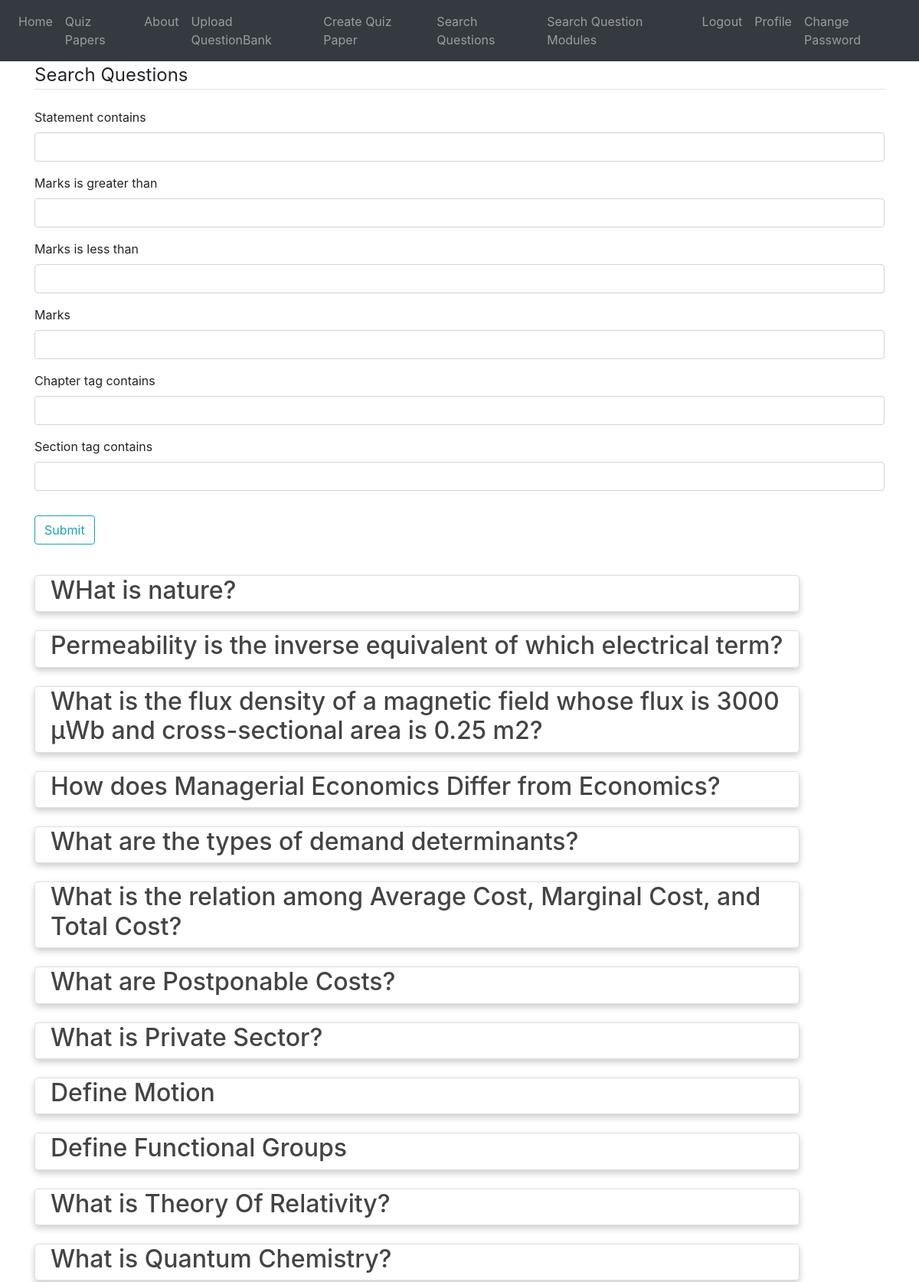
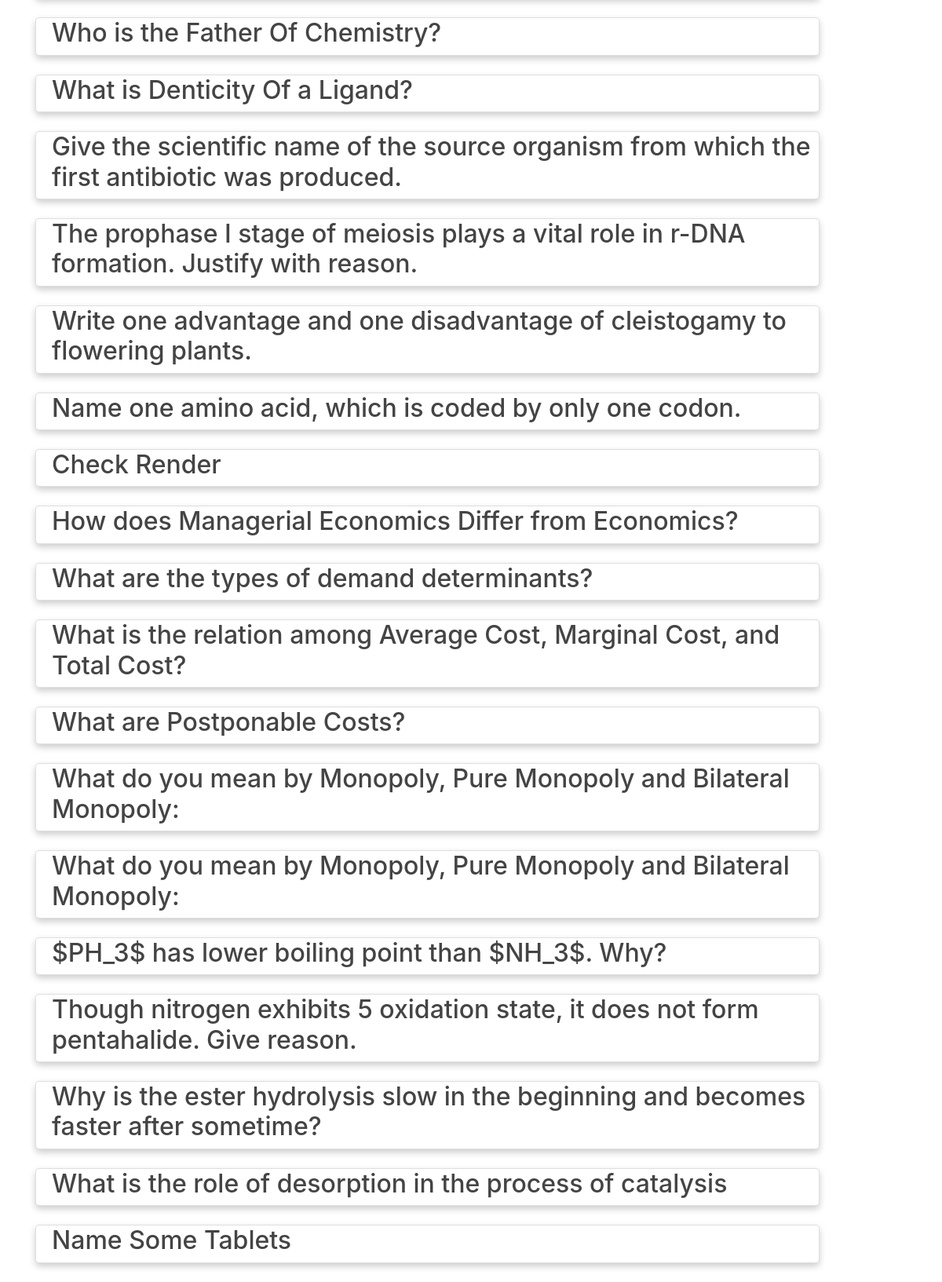
The app's page /searchQuestions/ (signed in) with its own data (2 pictures, top to bottom).
### blog/models.py (models this page shows, shortened)
class Question(models.Model):
    date_posted = models.DateTimeField(default=timezone.now)
    author = models.ForeignKey(User, on_delete=models.CASCADE) #If the user is deleted, its post will also be deleted
    statement = models.TextField()
    answer = models.TextField(blank=True, null=True)
    marks = models.PositiveIntegerField()
    chapter_tag = models.CharField(max_length=1000)
    section_tag = models.CharField(max_length=1000)
    parent = models.PositiveIntegerField(null=True)
    isRoot = models.IntegerField()
    difficulty_Choices = (("Easy","Easy"),("Medium", "Medium"), ("Hard","Hard"))
    difficulty = models.CharField(max_length=9, choices=difficulty_Choices, default="Medium")
    formfield_overrides = {
        models.CharField : {'widget': TextInput(attrs={'size':20})},
        models.TextField : {'widget': Textarea(attrs={'rows':4, 'cols':40})}
    }

### blog/views.py (the view)
# urls.py: path('searchQuestions/', SearchableQuestionListView.as_view(), name='question-search'),
class SearchableQuestionListView(ListView):
    model = Question
    template_name = 'blog/search_questions.html' #<app>/<model>_<ListView>.html
    context_object_name = 'questions'
    ordering = ['date_posted']
    def get_context_data(self, **kwargs):
        context = super().get_context_data(**kwargs)
        context['title'] = "Home"
        context['filter'] = QuestionFilter(self.request.GET, queryset=self.get_queryset())
        return context

### blog/templates/blog/search_questions.html (shortened to what this page needs)
{% extends "blog/base.html" %}
{% load crispy_forms_tags %}
{% block content %}
    <div class="content-section">
            <form method="get" >
                <fieldset class="form-group">
                    <legend class="border-bottom mb-4">Search Questions</legend>
                {{ filter.form| crispy}}
                </fieldset>
                <div class="form-group">
                    <button class="btn btn-outline-info">Submit</button>
                </div>
            </form>
        </div>
    <div>
        <br>
      {% for post in filter.qs %}
        {% if post.author == user %}
        <div class="card">
        <article class="media content-section">
          <div class="media-body">
            <h2><a class="article-title" href="{% url 'post-detail' post.id %}">{{ post.statement }}</a></h2>
          </div>
        </article>
        </div>
        <br>
        {% endif %}
    {% endfor %}
    </div>
{% endblock content %}>

### blog/templates/blog/base.html (style rules this page uses)
.article-title { color: #444444; }
.card { box-shadow: 0 4px 8px 0 rgba(0,0,0,0.2); transition: 0.3s; width: 90%; border-radius: 5px; padding-left : 20px; }

### records on screen
Question: statement "WHat is nature?"
Question: statement "Permeability is the inverse equivalent of which electrical term?"
Question: statement "What is the flux density of a magnetic field whose flux is 3000 µWb and cross-sectional area is 0.25 m2?"
Question: statement "How does Managerial Economics Differ from Economics?"
Question: statement "What are the types of demand determinants?"
Question: statement "What is the relation among Average Cost, Marginal Cost, and Total Cost?"
Question: statement "What are Postponable Costs?"
Question: statement "What is Private Sector?"
Question: statement "Define Motion"
Question: statement "Define Functional Groups"
Question: statement "What is Theory Of Relativity?"
Question: statement "What is Quantum Chemistry?"
Question: statement "Who is the Father Of Chemistry?"
Question: statement "What is Denticity Of a Ligand?"
Question: statement "Give the scientific name of the source organism from which the first antibiotic was produced."
Question: statement "The prophase I stage of meiosis plays a vital role in r-DNA formation. Justify with reason."
Question: statement "Write one advantage and one disadvantage of cleistogamy to flowering plants."
Question: statement "Name one amino acid, which is coded by only one codon."
Question: statement "Check Render"
Question: statement "How does Managerial Economics Differ from Economics?"
Question: statement "What are the types of demand determinants?"
Question: statement "What is the relation among Average Cost, Marginal Cost, and Total Cost?"
Question: statement "What are Postponable Costs?"
Question: statement "What do you mean by Monopoly, Pure Monopoly and Bilateral Monopoly:"
Question: statement "What do you mean by Monopoly, Pure Monopoly and Bilateral Monopoly:"
Question: statement "$PH_3$ has lower boiling point than $NH_3$. Why?"
Question: statement "Though nitrogen exhibits 5 oxidation state, it does not form pentahalide. Give reason."
Question: statement "Why is the ester hydrolysis slow in the beginning and becomes faster after sometime?"
Question: statement "What is the role of desorption in the process of catalysis"
Question: statement "Name Some Tablets"
